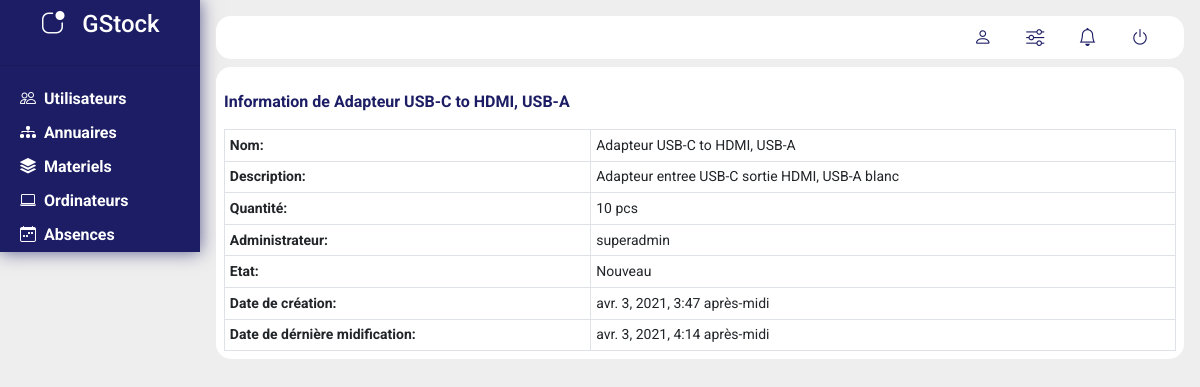
/materials/1, run on the app's committed database.
### materials/models.py (models this page shows, shortened)
class Materials(models.Model):
    class Meta:
        db_table = 'materials'
    STATE = (
        ('new','Nouveau'),
        ('occasion','Occasion')
    )
    UNITY = (
        ('pcs','Piece'),
        ('cartoon','Carton'),
        ('box','Boite'),
        ('kg','Kg'),
        ('g','Gramme'),
        ('L','Litre'),
        ('m','Metre')
    )
    title = models.CharField(max_length=50)
    serial_number = models.CharField(max_length=50)
    modele = models.CharField(max_length=30)
    description = models.CharField(max_length=255)
    quantity = models.IntegerField()
    unity = models.CharField(max_length=50, choices=UNITY)
    state = models.CharField(max_length=10, choices=STATE)
    fournissor = models.CharField(max_length=50, null=True)
    fournissor_contact = models.CharField(max_length=30, blank=True)
    administrator = models.CharField(max_length=50)
    created_at = models.DateTimeField(auto_now_add=True)
    updated_at = models.DateTimeField(auto_now=True)

### materials/views.py (the view)
# urls.py: path('<int:id>', views.show, name="show_computer"),
def show(request, id):
    try:
        maretial = Materials.objects.get(id=int(id))
    except:
        raise Http404('Page not found')
    return render(request, 'material/show.html', {'material':maretial})

### materials/templates/material/show.html (shortened to what this page needs)
{% extends "layout.html" %}
{% block content %}
<div class="container m-0 p-0">
    <div class="container-fluid subtitle">Information de {{ material.title }} </div>
    <table class='table table-sm table-hovered table-bordered m-0'>
        <tbody>
            <tr>
                <th>Nom: </th> <td>{{ material.title }}</th>
            </tr>
            <tr>
                <th>Description: </th> <td>{{ material.description }}</th>
            </tr>
            <tr>
                <th>Quantité: </th> <td>{{ material.quantity }} {{ material.get_unity_display }}</th>
            </tr>
            <tr>
                <th>Administrateur: </th> <td>{{ material.administrator }}</th>
            </tr>
            <tr>
                <th>Etat: </th> <td>{{ material.get_state_display }}</th>
            </tr>
            <tr>
                <th>Date de création: </th> <td>{{ material.created_at }}</th>
            </tr>
            <tr>
                <th>Date de dérnière midification: </th> <td>{{ material.updated_at }}</th>
            </tr>
        </tbody>
    </table>
</div>
{% endblock %}

### public/css/app.css (style rules this page uses)
* { box-sizing: border-box; }
body { font-family: "Roboto", sans-serif; font-size: 14px; background-color:#eeeeee; }
div.subtitle { color: #1C1D64; font-weight: bold; font-size: 16px; padding: 15px 0px 15px 0px; background-color: white; }

### data on the page
Materials: title "Adapteur USB-C to HDMI, USB-A", description "Adapteur entree USB-C sortie HDMI, USB-A blanc", quantity "10", unity "pcs", administrator "superadmin", state "Nouveau", created_at "avr. 3, 2021, 3:47 après-midi", updated_at "avr. 3, 2021, 4:14 après-midi"
